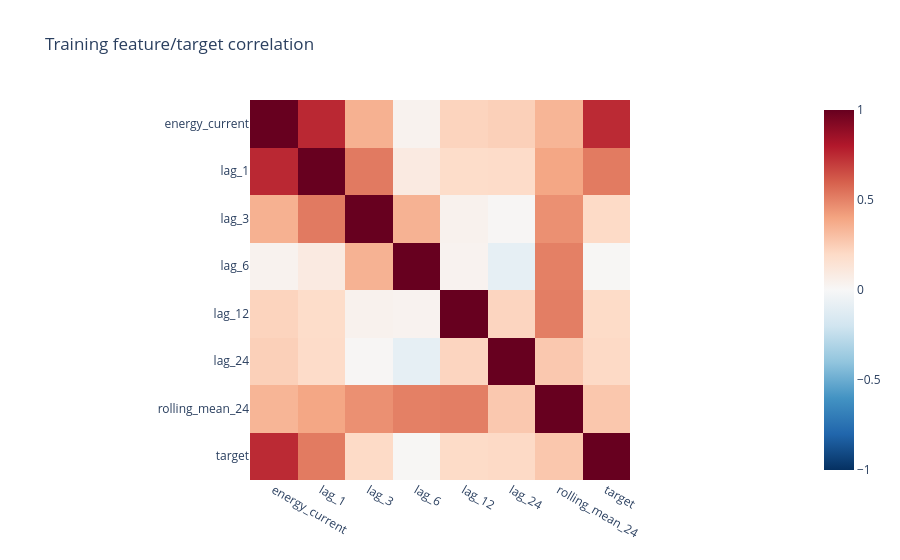

Notebook code cell kept with this figure:
### Code cell
DEMO_HOURS = 2400
preview_data = prepare_data(hourly, scaling="standard", max_hours=DEMO_HOURS)
display(pd.DataFrame([
    {"partition": name, "rows": len(frame), "first_origin": frame.index.min(),
     "last_origin": frame.index.max(), "last_target": frame.target_time.max()}
    for name, frame in preview_data.frames.items()
]))
display(preview_data.frames["train"].head())
print("Number of inputs:", len(preview_data.feature_names))
corr_columns = ["energy_current", "lag_1", "lag_3", "lag_6", "lag_12", "lag_24", "rolling_mean_24", "target"]
# This correlation view uses training data only.
import plotly.express as px
px.imshow(preview_data.frames["train"][corr_columns].corr(), zmin=-1, zmax=1,
          color_continuous_scale="RdBu_r", title="Training feature/target correlation").show()

### Figure 1 — Plotly figure (JSON) as saved in the notebook; plotly's stock layout.template omitted (floating-point values rounded to 4 significant figures)
{"data": [{"coloraxis": "coloraxis", "hovertemplate": "x: %{x}<br>y: %{y}<br>color: %{z}<extra></extra>", "name": "0", "type": "heatmap", "x": ["energy_current", "lag_1", "lag_3", "lag_6", "lag_12", "lag_24", "rolling_mean_24", "target"], "xaxis": "x", "y": ["energy_current", "lag_1", "lag_3", "lag_6", "lag_12", "lag_24", "rolling_mean_24", "target"], "yaxis": "y", "z": [[1.0, 0.7542, 0.3552, 0.03886, 0.2269, 0.2411, 0.342, 0.7497], [0.7542, 1.0, 0.5254, 0.0906, 0.1888, 0.1918, 0.3919, 0.5227], [0.3552, 0.5254, 1.0, 0.3509, 0.04107, 0.01406, 0.4608, 0.2007], [0.03886, 0.0906, 0.3509, 1.0, 0.03506, -0.09145, 0.5077, 0.01069], [0.2269, 0.1888, 0.04107, 0.03506, 1.0, 0.2209, 0.5133, 0.1938], [0.2411, 0.1918, 0.01406, -0.09145, 0.2209, 1.0, 0.2706, 0.204], [0.342, 0.3919, 0.4608, 0.5077, 0.5133, 0.2706, 1.0, 0.2742], [0.7497, 0.5227, 0.2007, 0.01069, 0.1938, 0.204, 0.2742, 1.0]]}], "layout": {"coloraxis": {"autocolorscale": false, "cmax": 1, "cmin": -1, "colorscale": [[0.0, "rgb(5,48,97)"], [0.1, "rgb(33,102,172)"], [0.2, "rgb(67,147,195)"], [0.3, "rgb(146,197,222)"], [0.4, "rgb(209,229,240)"], [0.5, "rgb(247,247,247)"], [0.6, "rgb(253,219,199)"], [0.7, "rgb(244,165,130)"], [0.8, "rgb(214,96,77)"], [0.9, "rgb(178,24,43)"], [1.0, "rgb(103,0,31)"]]}, "title": {"text": "Training feature/target correlation"}, "xaxis": {"anchor": "y", "constrain": "domain", "domain": [0.0, 1.0], "scaleanchor": "y"}, "yaxis": {"anchor": "x", "autorange": "reversed", "constrain": "domain", "domain": [0.0, 1.0]}}}
